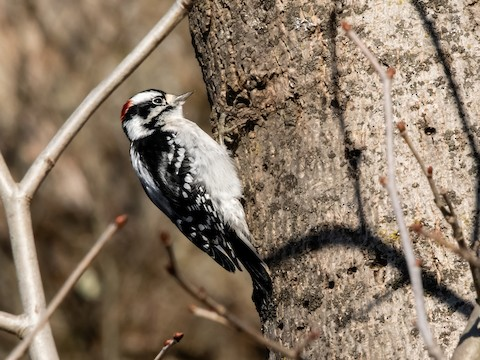
#> input picture DATA/raw_images/480 (1).jpeg, 480 x 360 px, found by its file name; its folder holds 4 pictures in this run
$ jupyter execute ImageDataset.ipynb
#> lines starting #> are read from the running program, lines starting #| are printed output that depends on the picture
<a href="https://colab.research.google.com/github/abkerper/DS4002_Project3/blob/main/ImageDataset.ipynb" target="_parent"></a>

[cell 1]
import os
from PIL import Image
import numpy as np

# Define folder path and target size
folder_path = "/content/DS4002_Project3/DATA/raw_images"
output_file = "dataset.npy"
target_size = (224, 224)  # Resize to 224x224

# Load and preprocess images
image_data = []
for file_name in os.listdir(folder_path):
    if file_name.endswith(('.jpg', '.png', '.jpeg')):  # Check for image files
        img_path = os.path.join(folder_path, file_name)
        img = Image.open(img_path).resize(target_size)  # Resize image
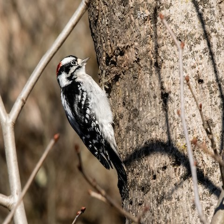
#> img: PIL image 224x224 RGB; mean R, G, B 136.4, 119, 100.6
        img_array = np.array(img)  # Convert to numpy array
        image_data.append(img_array)
#> pass 2 of the loop `for file_name in os.listdir(folder_path):`:
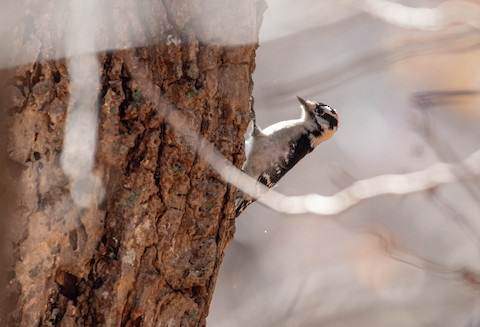
#> input picture DATA/raw_images/480 (16).jpeg, 480 x 327 px, found by its file name
#> `img = Image.open(img_path).resize(target_size)`:
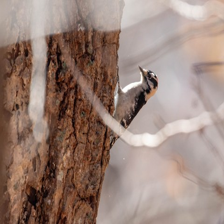
#> img: PIL image 224x224 RGB; mean R, G, B 154.1, 131.3, 121.4
#> pass 3 of the loop `for file_name in os.listdir(folder_path):`:
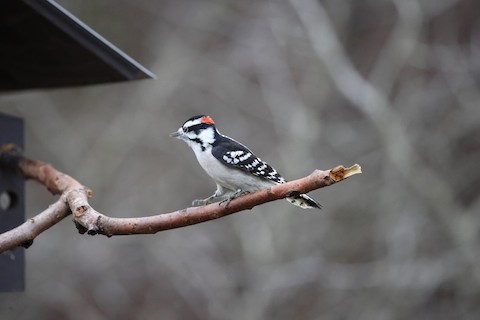
#> input picture DATA/raw_images/480 (32).jpeg, 480 x 320 px, found by its file name
#> `img = Image.open(img_path).resize(target_size)`:
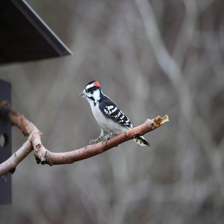
#> img: PIL image 224x224 RGB; mean R, G, B 103.8, 101.7, 101.8
#> the loop made 4 passes; the first 3 are shown

# Convert to numpy array and save
image_data = np.array(image_data)
np.save(output_file, image_data)

print(f"Dataset saved as {output_file} with shape: {image_data.shape}")
#| Dataset saved as dataset.npy with shape: (4, 224, 224, 3)
